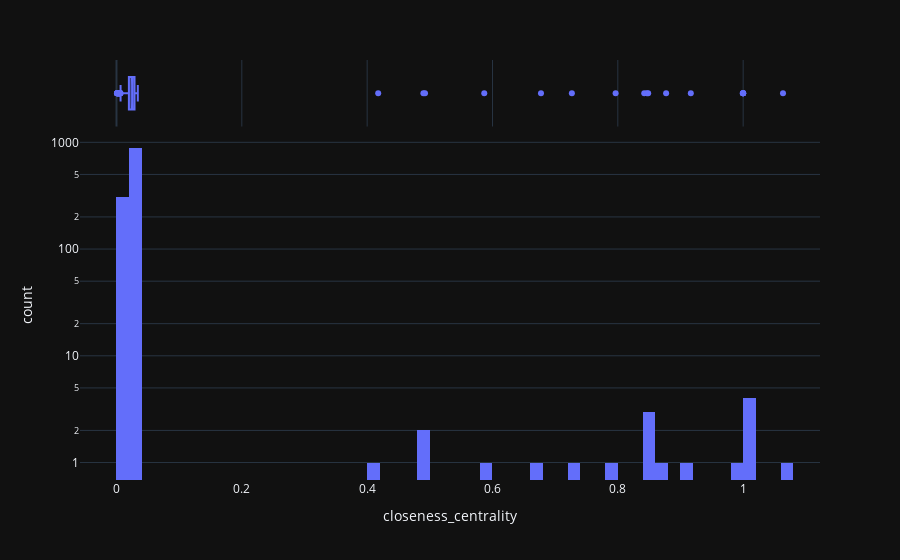

Write notebook code for a chart like this one.
### Code cell
px.histogram(person_ranking, x="closeness_centrality", marginal="box", log_y=True)

### Figure 1 — Plotly figure (JSON) as saved in the notebook; plotly's stock layout.template omitted (floating-point values rounded to 4 significant figures; data arrays with more than 128 entries replaced by an {"elided": "..."} marker saying what was removed)
{"data": [{"alignmentgroup": "True", "bingroup": "x", "hovertemplate": "closeness_centrality=%{x}<br>count=%{y}<extra></extra>", "legendgroup": "", "marker": {"color": "#636efa", "pattern": {"shape": ""}}, "name": "", "offsetgroup": "", "orientation": "v", "showlegend": false, "x": {"elided": "1209 float values"}, "xaxis": "x", "yaxis": "y", "type": "histogram"}, {"alignmentgroup": "True", "hovertemplate": "closeness_centrality=%{x}<extra></extra>", "legendgroup": "", "marker": {"color": "#636efa"}, "name": "", "notched": true, "offsetgroup": "", "showlegend": false, "x": {"elided": "1209 float values"}, "xaxis": "x2", "yaxis": "y2", "type": "box"}], "layout": {"xaxis": {"anchor": "y", "domain": [0.0, 1.0], "title": {"text": "closeness_centrality"}}, "yaxis": {"anchor": "x", "domain": [0.0, 0.8316], "type": "log", "title": {"text": "count"}}, "xaxis2": {"anchor": "y2", "domain": [0.0, 1.0], "matches": "x", "showticklabels": false, "showgrid": true}, "yaxis2": {"anchor": "x2", "domain": [0.8416, 1.0], "matches": "y2", "showticklabels": false, "showline": false, "ticks": "", "showgrid": false}, "legend": {"tracegroupgap": 0}, "margin": {"t": 60}, "barmode": "relative"}}
